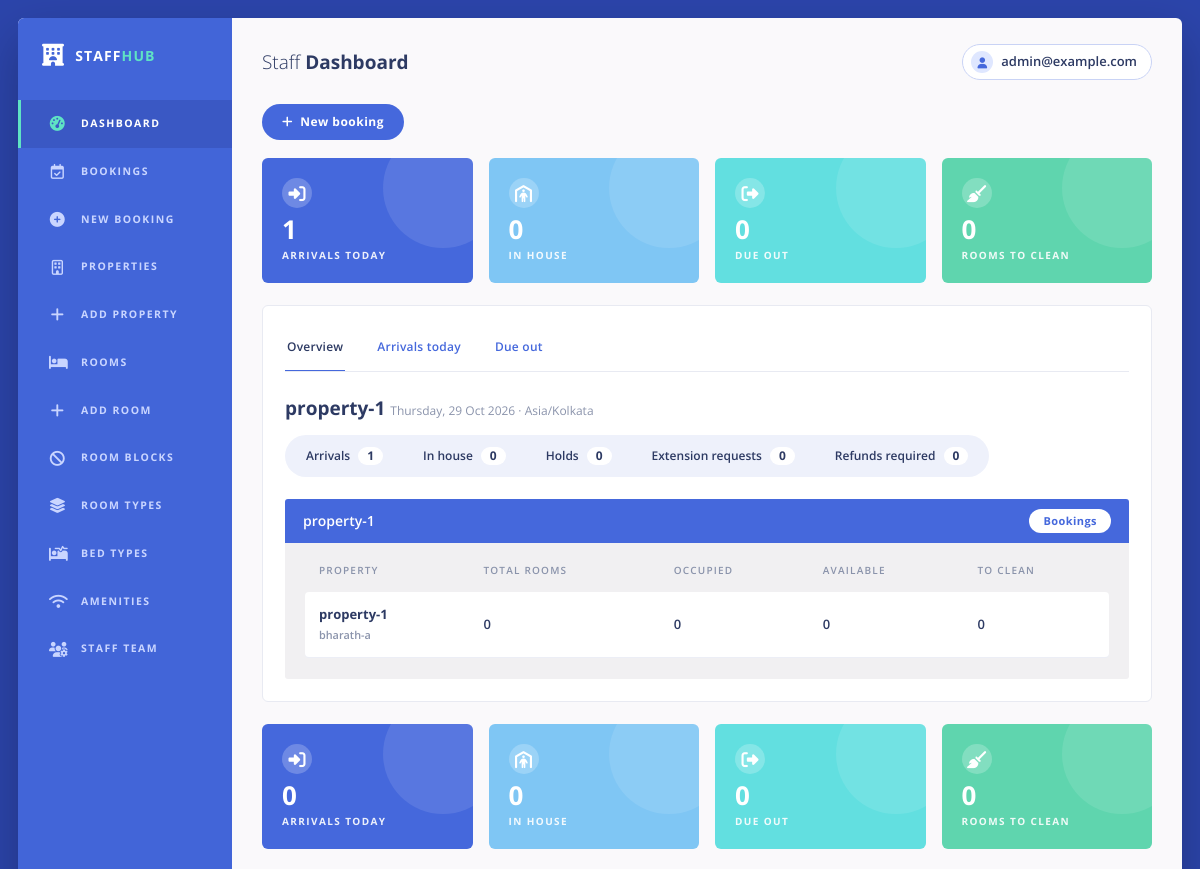
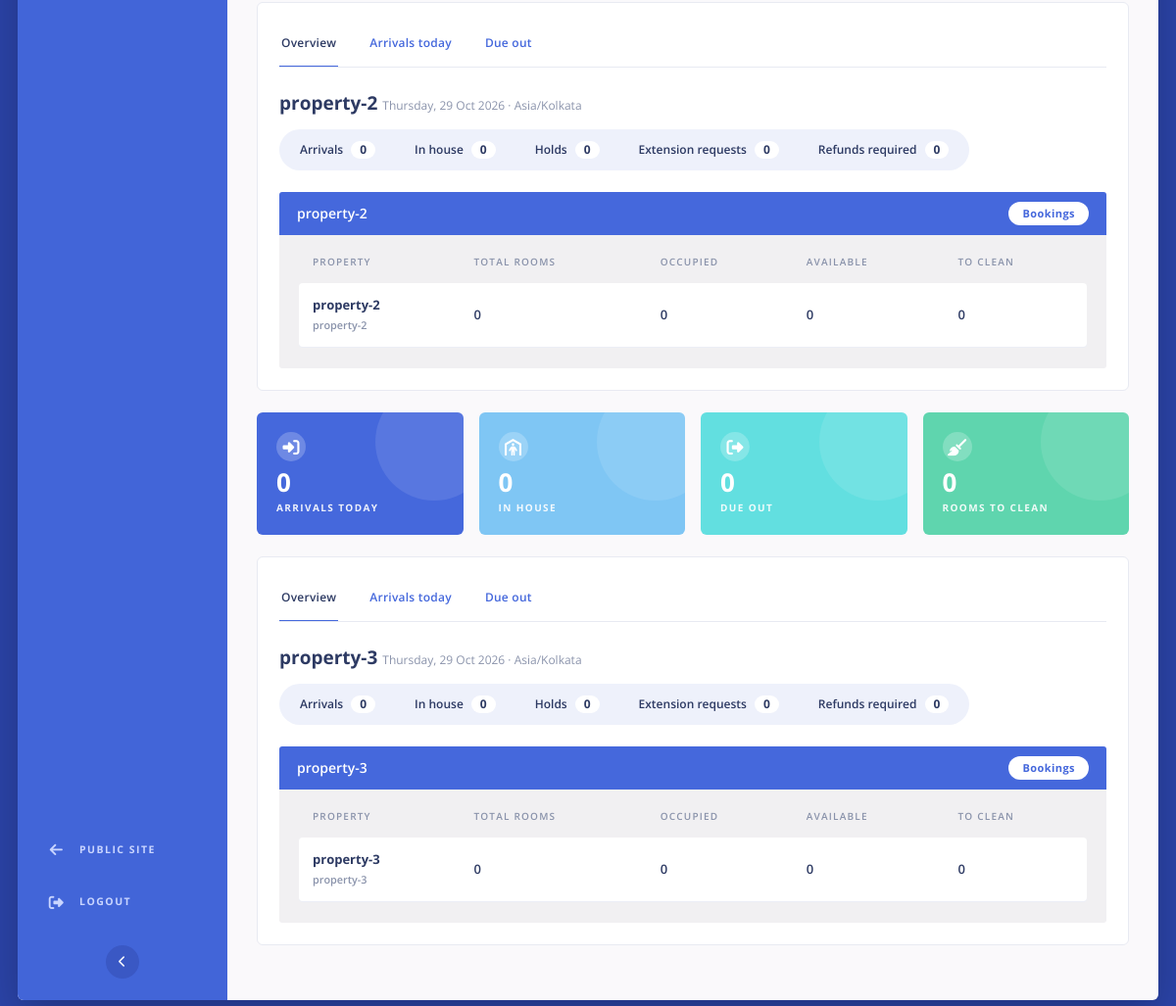
Screenshot of /staff/ (signed in) with the database file from the repository (2 pictures, top to bottom).
### accounts/models.py (models this page shows, shortened)
class User(AbstractUser):
    email = models.EmailField("email address", unique=True)
    phone = models.CharField(max_length=20, blank=True)

### properties/models.py (models this page shows, shortened)
class Property(TimeStampedModel):
    name = models.CharField(max_length=200)
    slug = models.SlugField(max_length=220, unique=True)
    description = models.TextField(blank=True)
    address_line = models.CharField(max_length=255)
    city = models.CharField(max_length=100, db_index=True)
    state = models.CharField(max_length=100)
    country = models.CharField(max_length=100, default="India")
    phone = models.CharField(max_length=20)
    email = models.EmailField()
    timezone = models.CharField(max_length=64, default="Asia/Kolkata", validators=[validate_timezone])
    check_in_time = models.TimeField(default="14:00")
    check_out_time = models.TimeField(default="11:00")
    free_cancellation_hours = models.PositiveIntegerField(default=24)
    tax_percent = models.DecimalField(
        max_digits=5, decimal_places=2, default=0,
        validators=[MinValueValidator(0), MaxValueValidator(100)],
    )
    amenities = models.ManyToManyField(Amenity, blank=True, related_name="properties")
    is_active = models.BooleanField(default=True, db_index=True)
    class Meta:
        verbose_name_plural = "properties"
        ordering = ["name"]
        constraints = [
            models.CheckConstraint(
                condition=Q(tax_percent__gte=0) & Q(tax_percent__lte=100),
                name="property_tax_percent_0_100",
            ),
        ]
    def local_today(self):
        return timezone.now().astimezone(ZoneInfo(self.timezone)).date()

### backoffice/views.py (the view)
# urls.py: path("", views.DashboardView.as_view(), name="staff_dashboard"),
class DashboardView(StaffRequiredMixin, TemplateView):
    template_name = "backoffice/dashboard.html"
    def get_context_data(self, **kwargs):
        ctx = super().get_context_data(**kwargs)
        ctx["rows"] = dashboard_rows(self.request.user)
        return ctx

### accounts/access.py (called while the page is built)
def _active(user):
    return bool(user is not None and getattr(user, "is_authenticated", False) and user.is_active)

def properties_with_role(user, min_role=Role.RECEPTIONIST):
    if not _active(user):
        return Property.objects.none()
    if user.is_superuser:
        return Property.objects.all()
    return Property.objects.filter(
        staff_assignments__user=user,
        staff_assignments__role__in=_roles_at_least(min_role),
    ).distinct()

def is_staff_member(user, min_role=Role.RECEPTIONIST):
    if not _active(user):
        return False
    return user.is_superuser or properties_with_role(user, min_role).exists()

### backoffice/views.py (called while the page is built)
    def dispatch(self, request, *args, **kwargs):
        if request.user.is_authenticated and not is_staff_member(request.user):
            raise PermissionDenied
        return super().dispatch(request, *args, **kwargs)

### templates/backoffice/dashboard.html (shortened to what this page needs)
{% extends "backoffice/base.html" %}
{% block heading %}Dashboard{% endblock %}
{% block content %}
<p style="margin-bottom:18px">
  <a class="btn" href="{% url 'staff_new_booking' %}"><i class="fa-solid fa-plus"></i>&nbsp; New booking</a>
</p>
{% for row in rows %}
{% with d=row.today|date:"Y-m-d" n=forloop.counter %}
<div class="stats">
  <div class="stat blue"><i class="fa-solid fa-right-to-bracket"></i><b>{{ row.arrivals }}</b><span>Arrivals today</span></div>
  <div class="stat sky"><i class="fa-solid fa-person-shelter"></i><b>{{ row.in_house }}</b><span>In house</span></div>
  <div class="stat cyan"><i class="fa-solid fa-right-from-bracket"></i><b>{{ row.due_out }}</b><span>Due out</span></div>
  <div class="stat mint"><i class="fa-solid fa-broom"></i><b>{{ row.dirty_rooms }}</b><span>Rooms to clean</span></div>
</div>
<section class="panel" id="prop-{{ n }}">
  <div class="tabs" role="tablist">
    <button type="button" class="tab on" data-pane="overview-{{ n }}">Overview</button>
    <button type="button" class="tab" data-pane="arrivals-{{ n }}">Arrivals today</button>
    <button type="button" class="tab" data-pane="dueout-{{ n }}">Due out</button>
  </div>
  <div class="pane on" id="overview-{{ n }}">
    <div class="pane-title">{{ row.property.name }} <small class="muted" style="font-size:12px;font-weight:400">{{ row.today|date:"l, d M Y" }} &middot; {{ row.property.timezone }}</small></div>
    <div class="chips">
      <a class="chip" href="{% url 'staff_bookings' %}?property={{ row.property.slug }}&status=CONFIRMED&date_from={{ d }}&date_to={{ d }}">Arrivals <b>{{ row.arrivals }}</b></a>
      <a class="chip" href="{% url 'staff_bookings' %}?property={{ row.property.slug }}&status=CHECKED_IN">In house <b>{{ row.in_house }}</b></a>
      <a class="chip" href="{% url 'staff_bookings' %}?property={{ row.property.slug }}&status=PENDING">Holds <b>{{ row.holds }}</b></a>
      <span class="chip {% if row.pending_extensions %}alert{% endif %}">Extension requests <b>{{ row.pending_extensions }}</b></span>
      {% if row.refunds is not None %}<span class="chip {% if row.refunds %}alert{% endif %}">Refunds required <b>{{ row.refunds }}</b></span>{% endif %}
    </div>
    <div class="bar">
      <span>{{ row.property.name }}</span>
      <span>
        <a class="btn sec" href="{% url 'staff_bookings' %}?property={{ row.property.slug }}">Bookings</a>
      </span>
    </div>
    <div class="table-wrap">
      <table>
        <thead>
          <tr><th>Property</th><th>Total rooms</th><th>Occupied</th><th>Available</th><th>To clean</th></tr>
        </thead>
        <tbody>
          <tr>
            <td><strong>{{ row.property.name }}</strong><br><small class="muted">{{ row.property.slug }}</small></td>
            <td>{{ row.total_rooms|default:"0" }}</td>
            <td>{{ row.occupied_rooms|default:"0" }}</td>
            <td>{{ row.available_rooms|default:"0" }}</td>
            <td>{{ row.dirty_rooms|default:"0" }}</td>
          </tr>
        </tbody>
      </table>
    </div>
  </div>
</section>
{% endwith %}
{% empty %}
<p class="card muted">You are not assigned to any property.</p>
{% endfor %}
{% endblock %}

### templates/backoffice/base.html (shortened to what this page needs)
<!doctype html>
<html lang="en">
<head>
<link rel="stylesheet" href="https://cdnjs.cloudflare.com/ajax/libs/font-awesome/6.4.0/css/all.min.css">
</head>
<body>
<div class="shell" id="shell">
  <aside class="side">
    <div class="brand"><i class="fa-solid fa-hotel"></i><span>STAFF<b>HUB</b></span></div>
    {% with n=request.resolver_match.url_name %}
    <nav class="staff-nav" aria-label="Staff navigation">
      <a href="{% url 'staff_dashboard' %}" class="{% if n == 'staff_dashboard' %}on{% endif %}"><i class="fa-solid fa-gauge-high"></i><span class="lbl">Dashboard</span></a>
      <a href="{% url 'staff_bookings' %}" class="{% if n == 'staff_bookings' or n == 'staff_booking_detail' or n == 'staff_booking_action' %}on{% endif %}"><i class="fa-regular fa-calendar-check"></i><span class="lbl">Bookings</span></a>
      <a href="{% url 'staff_new_booking' %}" class="{% if n == 'staff_new_booking' %}on{% endif %}"><i class="fa-solid fa-circle-plus"></i><span class="lbl">New booking</span></a>
      <a href="{% url 'staff_properties' %}" class=""><i class="fa-regular fa-building"></i><span class="lbl">Properties</span></a>
      <a href="{% url 'staff_property_new' %}" class="{% if n == 'staff_property_new' %}on{% endif %}"><i class="fa-solid fa-plus"></i><span class="lbl">Add property</span></a>
      <a href="{% url 'staff_rooms' %}" class=""><i class="fa-solid fa-bed"></i><span class="lbl">Rooms</span></a>
      <a href="{% url 'staff_room_new' %}" class="{% if n == 'staff_room_new' %}on{% endif %}"><i class="fa-solid fa-plus"></i><span class="lbl">Add room</span></a>
      <a href="{% url 'staff_blocks' %}" class="{% if n == 'staff_blocks' or n == 'staff_block_new' %}on{% endif %}"><i class="fa-solid fa-ban"></i><span class="lbl">Room blocks</span></a>
      <a href="{% url 'staff_roomtypes' %}" class="{% if n == 'staff_roomtypes' or n == 'staff_roomtype_new' or n == 'staff_roomtype_edit' %}on{% endif %}"><i class="fa-solid fa-layer-group"></i><span class="lbl">Room types</span></a>
      <a href="{% url 'staff_bedtypes' %}" class="{% if n == 'staff_bedtypes' or n == 'staff_bedtype_new' or n == 'staff_bedtype_edit' %}on{% endif %}"><i class="fa-solid fa-bed-pulse"></i><span class="lbl">Bed types</span></a>
      <a href="{% url 'staff_amenities' %}" class="{% if n == 'staff_amenities' or n == 'staff_amenity_new' or n == 'staff_amenity_edit' %}on{% endif %}"><i class="fa-solid fa-wifi"></i><span class="lbl">Amenities</span></a>
      {% if user.is_superuser %}
      <a href="{% url 'staff_team' %}" class="{% if n == 'staff_team' or n == 'staff_team_new' or n == 'staff_team_edit' %}on{% endif %}"><i class="fa-solid fa-users-gear"></i><span class="lbl">Staff team</span></a>
      {% endif %}
    </nav>
    {% endwith %}
    <div class="side-foot">
      <a href="{% url 'home' %}" class="navbtn" style="text-decoration:none"><i class="fa-solid fa-arrow-left"></i><span class="lbl">Public site</span></a>
      <form method="post" action="{% url 'logout' %}">{% csrf_token %}
        <button type="submit" class="navbtn"><i class="fa-solid fa-right-from-bracket"></i><span class="lbl">Logout</span></button>
      </form>
      <button type="button" class="collapse" id="collapse-btn" aria-label="Collapse menu"><i class="fa-solid fa-chevron-left"></i></button>
    </div>
  </aside>
  <div class="main">
    <header class="top">
      <span class="title">Staff <strong>{% block heading %}{% endblock %}</strong></span>
      <div class="who">
        <span class="av"><i class="fa-solid fa-user"></i></span>
        <span>{{ user.email|default:user.username }}</span>
      </div>
    </header>
    <main class="content">
      {% block content %}{% endblock %}
    </main>
  </div>
</div>
</body>
</html>

### rows the page displays
User: email "admin@example.com"
Property: arrivals "1", in_house "0", due_out "0", dirty_rooms "0", property.name "property-1", today "Thursday, 29 Oct 2026", property.timezone "Asia/Kolkata", holds "0", pending_extensions "0", refunds "0", property.slug "bharath-a", total_rooms "0", occupied_rooms "0", available_rooms "0"
Property: arrivals "0", in_house "0", due_out "0", dirty_rooms "0", property.name "property-2", today "Thursday, 29 Oct 2026", property.timezone "Asia/Kolkata", holds "0", pending_extensions "0", refunds "0", property.slug "property-2", total_rooms "0", occupied_rooms "0", available_rooms "0"
Property: arrivals "0", in_house "0", due_out "0", dirty_rooms "0", property.name "property-3", today "Thursday, 29 Oct 2026", property.timezone "Asia/Kolkata", holds "0", pending_extensions "0", refunds "0", property.slug "property-3", total_rooms "0", occupied_rooms "0", available_rooms "0"
